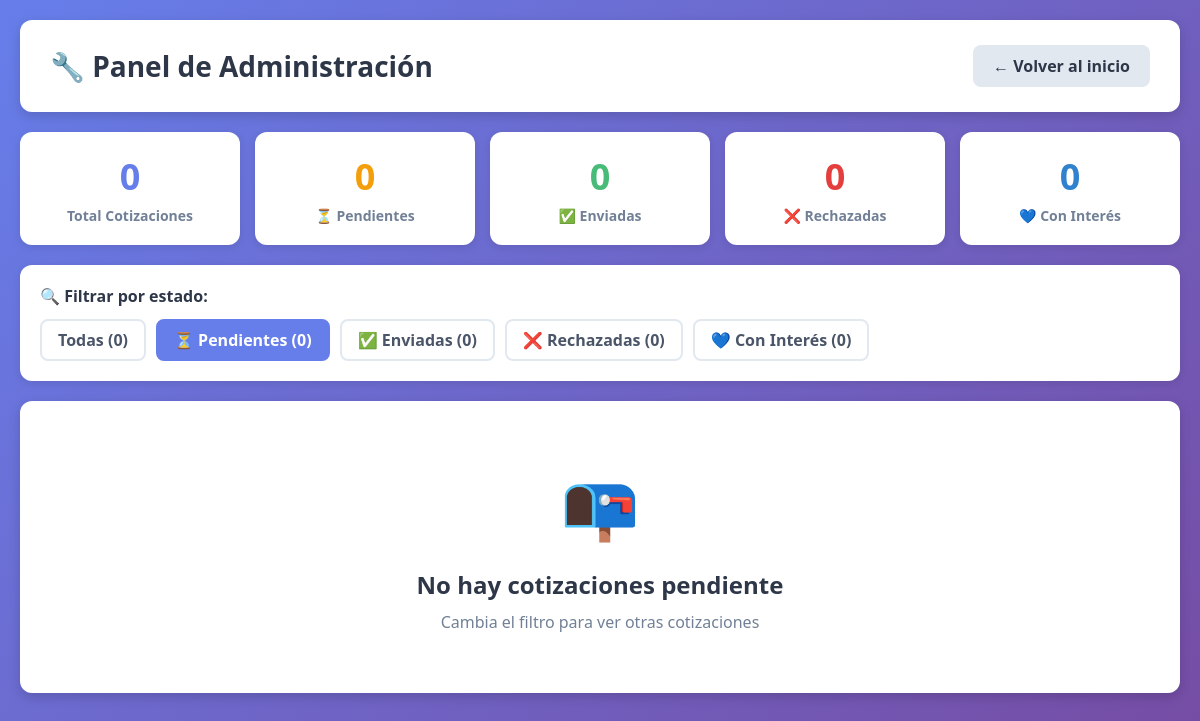
Page /vender/admin/cotizaciones/ (signed in) on the earlier database version.
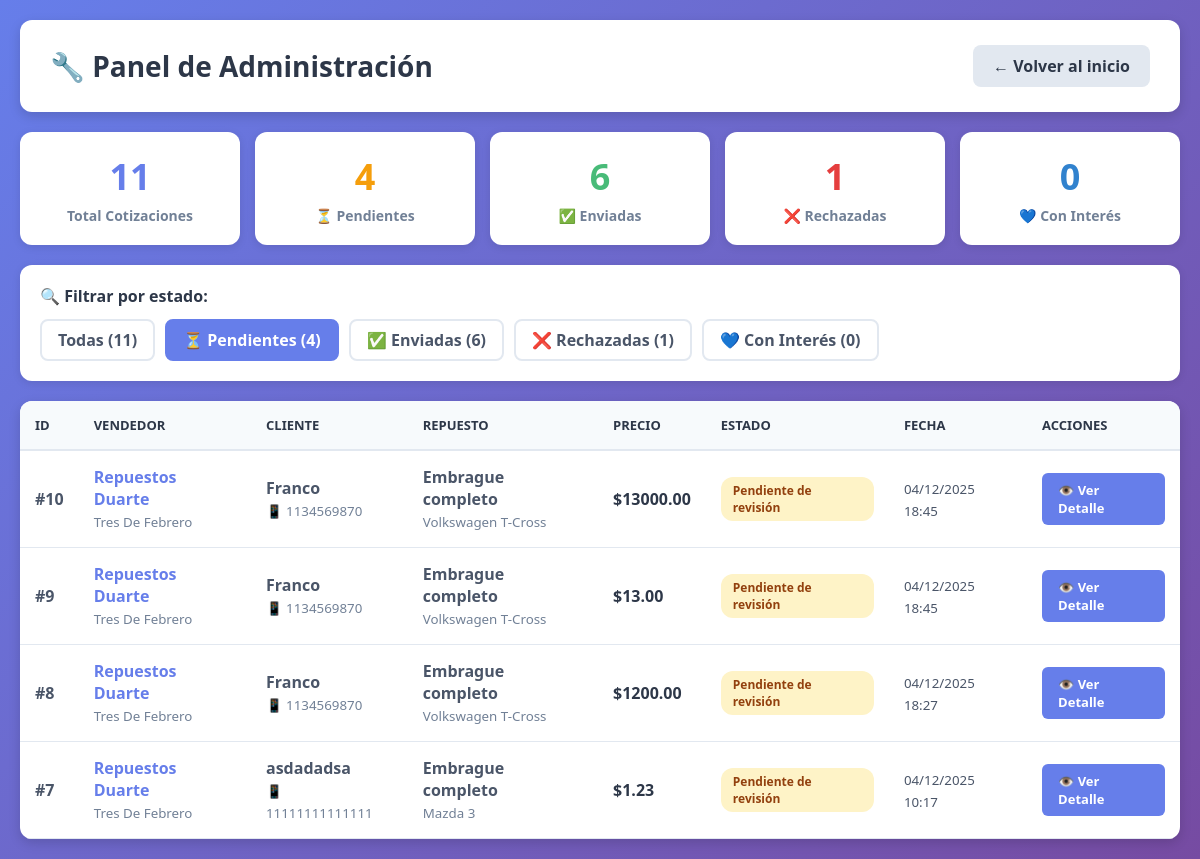
Same page on the later database version.
### core/models.py (models this page shows, shortened)
class Cotizacion(models.Model):
    ESTADOS = [
        ("pendiente", "Pendiente de revisión"),
        ("enviada", "Enviada al cliente"),
        ("rechazada", "Rechazada"),
        ("cliente_interesado", "Cliente interesado"),
    ]
    solicitud = models.ForeignKey(
        SolicitudCompra,
        on_delete=models.CASCADE,
        related_name="cotizaciones"
    )
    vendedor = models.ForeignKey(
        VendedorEmpresa,
        on_delete=models.CASCADE,
        related_name="cotizaciones"
    )
    precio = models.DecimalField(max_digits=12, decimal_places=2, verbose_name="Precio")
    comentarios = models.TextField(blank=True, verbose_name="Comentarios")
    estado = models.CharField(
        max_length=20,
        choices=ESTADOS,
        default="pendiente",
        verbose_name="Estado"
    )
    fecha_creacion = models.DateTimeField(auto_now_add=True)
    fecha_envio = models.DateTimeField(null=True, blank=True)
    class Meta:
        verbose_name = "Cotización"
        verbose_name_plural = "Cotizaciones"
        unique_together = ['solicitud', 'vendedor']
        ordering = ['-fecha_creacion']

class VendedorEmpresa(models.Model):
    user = models.OneToOneField(User, on_delete=models.CASCADE, related_name='vendedor_empresa')
    nombre_empresa = models.CharField(max_length=200, verbose_name="Nombre de la Empresa")
    cuit = models.CharField(max_length=13, verbose_name="CUIT", unique=True)
    telefono = models.CharField(max_length=20, verbose_name="Teléfono")
    direccion = models.CharField(max_length=300, verbose_name="Dirección")
    localidad = models.CharField(max_length=200, verbose_name="Localidad")
    provincia = models.CharField(max_length=200, verbose_name="Provincia")
    web_ig = models.CharField(max_length=200, verbose_name="Web/Instagram", blank=True)
    latitud = models.DecimalField(max_digits=10, decimal_places=7, verbose_name="Latitud", null=True, blank=True)
    longitud = models.DecimalField(max_digits=10, decimal_places=7, verbose_name="Longitud", null=True, blank=True)
    fecha_registro = models.DateTimeField(auto_now_add=True)
    activo = models.BooleanField(default=True)
    class Meta:
        verbose_name = "Vendedor Empresa"
        verbose_name_plural = "Vendedores Empresas"

class SolicitudCompra(models.Model):
    URGENCIA_CHOICES = [
        ('baja', 'Baja - Puedo esperar'),
        ('media', 'Media - Lo necesito pronto'),
        ('alta', 'Alta - Urgente'),
        ('super_alta', 'Super Alta - Muy Urgente (en hora)'),
    ]
    CATEGORIA_CHOICES = [
        ('motor', 'Motor'),
        ('transmision', 'Transmisión'),
        ('suspension', 'Suspensión'),
        ('frenos', 'Frenos'),
        ('electrico', 'Sistema Eléctrico'),
        ('carroceria', 'Carrocería'),
        ('interior', 'Interior'),
        ('otros', 'Otros'),
    ]
    marca_auto = models.CharField(max_length=100, verbose_name="Marca del Auto")
    modelo_auto = models.CharField(max_length=100, verbose_name="Modelo del Auto", blank=True)
    año_auto = models.IntegerField(verbose_name="Año del Auto", null=True, blank=True)
    nro_chasis = models.CharField(max_length=100, verbose_name="VIN/Número de Chasis", blank=True, default='')
    categoria_repuesto = models.CharField(max_length=50, choices=CATEGORIA_CHOICES, verbose_name="Categoría del Repuesto")
    repuesto_especifico = models.CharField(max_length=200, verbose_name="Repuesto Específico")
    descripcion_adicional = models.TextField(verbose_name="Descripción Adicional", blank=True)
    urgencia = models.CharField(max_length=20, choices=URGENCIA_CHOICES, verbose_name="Nivel de Urgencia")
    nombre = models.CharField(max_length=200, verbose_name="Nombre")
    celular = models.CharField(max_length=20, verbose_name="Celular", default='')
    localidad = models.CharField(max_length=200, verbose_name="Localidad", blank=True, default='')
    zona = models.CharField(max_length=200, verbose_name="Zona/Provincia", blank=True, default='')
    fecha_solicitud = models.DateTimeField(auto_now_add=True)
    activa = models.BooleanField(default=True)
    class Meta:
        verbose_name = "Solicitud de Compra"
        verbose_name_plural = "Solicitudes de Compra"
        ordering = ['-fecha_solicitud']

### quiero_vender/views.py (the view)
# urls.py: path('admin/cotizaciones/', views.admin_cotizaciones, name='admin_cotizaciones'),
@login_required(login_url='admin_login')  # ✅ Cambio: login_url apunta a admin_login
def admin_cotizaciones(request):
    if not request.user.is_superuser:
        messages.error(request, 'No tienes permisos de administrador')
        return redirect('admin_login')
    estado_filtro = request.GET.get('estado', 'pendiente')
    cotizaciones = Cotizacion.objects.select_related(
        'solicitud', 'vendedor', 'vendedor__user'
    ).all()
    if estado_filtro and estado_filtro != 'todas':
        cotizaciones = cotizaciones.filter(estado=estado_filtro)
    cotizaciones = cotizaciones.order_by('-fecha_creacion')
    contadores = {
        'total': Cotizacion.objects.count(),
        'pendiente': Cotizacion.objects.filter(estado='pendiente').count(),
        'enviada': Cotizacion.objects.filter(estado='enviada').count(),
        'rechazada': Cotizacion.objects.filter(estado='rechazada').count(),
        'cliente_interesado': Cotizacion.objects.filter(estado='cliente_interesado').count(),
    }
    context = {
        'cotizaciones': cotizaciones,
        'contadores': contadores,
        'estado_actual': estado_filtro,
        'estados_choices': Cotizacion.ESTADOS,
    }
    return render(request, 'admin_cotizaciones.html', context)

### quiero_vender/templates/admin_cotizaciones.html (shortened to what this page needs)
{% load static %}
<!DOCTYPE html>
<html lang="es">
<head>
</head>
<body>
    <div class="container">
        <div class="header">
            <h1>🔧 Panel de Administración</h1>
            <a href="{% url 'index' %}" class="btn-back">← Volver al inicio</a>
        </div>
        <div class="stats-container">
            <div class="stat-card">
                <div class="stat-number stat-total">{{ contadores.total }}</div>
                <div class="stat-label">Total Cotizaciones</div>
            </div>
            <div class="stat-card">
                <div class="stat-number stat-pendiente">{{ contadores.pendiente }}</div>
                <div class="stat-label">⏳ Pendientes</div>
            </div>
            <div class="stat-card">
                <div class="stat-number stat-enviada">{{ contadores.enviada }}</div>
                <div class="stat-label">✅ Enviadas</div>
            </div>
            <div class="stat-card">
                <div class="stat-number stat-rechazada">{{ contadores.rechazada }}</div>
                <div class="stat-label">❌ Rechazadas</div>
            </div>
            <div class="stat-card">
                <div class="stat-number stat-interesado">{{ contadores.cliente_interesado }}</div>
                <div class="stat-label">💙 Con Interés</div>
            </div>
        </div>
        <div class="filters">
            <h3>🔍 Filtrar por estado:</h3>
            <div class="filter-buttons">
                <a href="?estado=todas" class="filter-btn {% if estado_actual == 'todas' %}active{% endif %}">
                    Todas ({{ contadores.total }})
                </a>
                <a href="?estado=pendiente" class="filter-btn {% if estado_actual == 'pendiente' or not estado_actual %}active{% endif %}">
                    ⏳ Pendientes ({{ contadores.pendiente }})
                </a>
                <a href="?estado=enviada" class="filter-btn {% if estado_actual == 'enviada' %}active{% endif %}">
                    ✅ Enviadas ({{ contadores.enviada }})
                </a>
                <a href="?estado=rechazada" class="filter-btn {% if estado_actual == 'rechazada' %}active{% endif %}">
                    ❌ Rechazadas ({{ contadores.rechazada }})
                </a>
                <a href="?estado=cliente_interesado" class="filter-btn {% if estado_actual == 'cliente_interesado' %}active{% endif %}">
                    💙 Con Interés ({{ contadores.cliente_interesado }})
                </a>
            </div>
        </div>
        <div class="table-container">
            {% if cotizaciones %}
            <div class="table-wrapper">
                <table>
                    <thead>
                        <tr>
                            <th>ID</th>
                            <th>Vendedor</th>
                            <th>Cliente</th>
                            <th>Repuesto</th>
                            <th>Precio</th>
                            <th>Estado</th>
                            <th>Fecha</th>
                            <th>Acciones</th>
                        </tr>
                    </thead>
                    <tbody>
                        {% for cotizacion in cotizaciones %}
                        <tr>
                            <td><strong>#{{ cotizacion.id }}</strong></td>
                            <td>
                                <a href="{% url 'perfil_vendedor_admin' cotizacion.vendedor.id %}"
                                   style="color: #667eea; text-decoration: none; font-weight: 600;">
                                    {{ cotizacion.vendedor.nombre_empresa }}
                                </a>
                                <br>
                                <small style="color: #718096;">{{ cotizacion.vendedor.localidad }}</small>
                            </td>
                            <td>
                                <strong>{{ cotizacion.solicitud.nombre }}</strong><br>
                                <small style="color: #718096;">📱 {{ cotizacion.solicitud.celular }}</small>
                            </td>
                            <td>
                                <strong>{{ cotizacion.solicitud.repuesto_especifico }}</strong><br>
                                <small style="color: #718096;">
                                    {{ cotizacion.solicitud.marca_auto }} {{ cotizacion.solicitud.modelo_auto }}
                                </small>
                            </td>
                            <td>
                                <strong style="color: #2d3748; font-size: 16px;">${{ cotizacion.precio }}</strong>
                            </td>
                            <td>
                                <span class="badge badge-{{ cotizacion.estado }}">
                                    {{ cotizacion.get_estado_display }}
                                </span>
                            </td>
                            <td>
                                <small>{{ cotizacion.fecha_creacion|date:"d/m/Y H:i" }}</small>
                            </td>
                            <td>
                                <a href="{% url 'detalle_cotizacion' cotizacion.id %}"
                                   class="btn-action btn-primary">
                                    👁️ Ver Detalle
                                </a>
                            </td>
                        </tr>
                        {% endfor %}
                    </tbody>
                </table>
            </div>
            {% else %}
            <div class="empty-state">
                <div class="empty-state-icon">📭</div>
                <h3>No hay cotizaciones {{ estado_actual|default:"pendientes" }}</h3>
                <p>Cambia el filtro para ver otras cotizaciones</p>
            </div>
            {% endif %}
        </div>
    </div>
</body>
</html>

### quiero_vender/templates/admin_cotizaciones.html (style rules this page uses)
* { margin: 0; padding: 0; box-sizing: border-box; }
body { font-family: 'Segoe UI', Tahoma, Geneva, Verdana, sans-serif; background: linear-gradient(135deg, #667eea 0%, #764ba2 100%); min-height: 100vh; padding: 20px; }
.container { max-width: 1400px; margin: 0 auto; }
.header { background: white; padding: 25px 30px; border-radius: 12px; margin-bottom: 20px; box-shadow: 0 4px 12px rgba(0,0,0,0.15); display: flex; justify-content: space-between; align-items: center; }
.header h1 { font-size: 28px; color: #2d3748; display: flex; align-items: center; gap: 10px; }
.btn-back { padding: 10px 20px; background: #e2e8f0; color: #2d3748; text-decoration: none; border-radius: 8px; font-weight: 600; transition: all 0.3s; }
.stats-container { display: grid; grid-template-columns: repeat(auto-fit, minmax(200px, 1fr)); gap: 15px; margin-bottom: 20px; }
.stat-card { background: white; padding: 20px; border-radius: 12px; box-shadow: 0 2px 8px rgba(0,0,0,0.1); text-align: center; transition: transform 0.3s; }
.stat-number { font-size: 36px; font-weight: 700; margin-bottom: 5px; }
.stat-label { font-size: 14px; color: #718096; font-weight: 600; }
.stat-total { color: #667eea; }
.stat-pendiente { color: #f59e0b; }
.stat-enviada { color: #48bb78; }
.stat-rechazada { color: #e53e3e; }
.stat-interesado { color: #3182ce; }
.filters { background: white; padding: 20px; border-radius: 12px; margin-bottom: 20px; box-shadow: 0 2px 8px rgba(0,0,0,0.1); }
.filters h3 { font-size: 16px; margin-bottom: 12px; color: #2d3748; }
.filter-buttons { display: flex; gap: 10px; flex-wrap: wrap; }
.filter-btn { padding: 8px 16px; border: 2px solid #e2e8f0; background: white; border-radius: 8px; cursor: pointer; font-weight: 600; transition: all 0.3s; text-decoration: none; color: #4a5568; }
.filter-btn.active { background: #667eea; color: white; border-color: #667eea; }
.table-container { background: white; border-radius: 12px; box-shadow: 0 4px 12px rgba(0,0,0,0.15); overflow: hidden; }
.table-wrapper { overflow-x: auto; }
table { width: 100%; border-collapse: collapse; }
thead { background: #f7fafc; }
th { padding: 15px; text-align: left; font-weight: 700; color: #2d3748; border-bottom: 2px solid #e2e8f0; font-size: 13px; text-transform: uppercase; }
td { padding: 15px; border-bottom: 1px solid #e2e8f0; color: #4a5568; }
.badge { padding: 5px 12px; border-radius: 12px; font-size: 12px; font-weight: 600; display: inline-block; }
.badge-pendiente { background: #fef3c7; color: #92400e; }
.btn-action { padding: 8px 16px; border: none; border-radius: 6px; cursor: pointer; font-weight: 600; transition: all 0.3s; text-decoration: none; display: inline-block; font-size: 13px; }
.btn-primary { background: #667eea; color: white; }

Differences in the rows shown:
added Cotizacion: id "10", vendedor.nombre_empresa "Repuestos Duarte", vendedor.localidad "Tres De Febrero", solicitud.nombre "Franco", solicitud.celular "1134569870", solicitud.repuesto_especifico "Embrague completo", solicitud.marca_auto "Volkswagen", solicitud.modelo_auto "T-Cross", precio "13000.00", estado "Pendiente de revisión", fecha_creacion "04/12/2025 18:45"
added Cotizacion: id "9", vendedor.nombre_empresa "Repuestos Duarte", vendedor.localidad "Tres De Febrero", solicitud.nombre "Franco", solicitud.celular "1134569870", solicitud.repuesto_especifico "Embrague completo", solicitud.marca_auto "Volkswagen", solicitud.modelo_auto "T-Cross", precio "13.00", estado "Pendiente de revisión", fecha_creacion "04/12/2025 18:45"
added Cotizacion: id "8", vendedor.nombre_empresa "Repuestos Duarte", vendedor.localidad "Tres De Febrero", solicitud.nombre "Franco", solicitud.celular "1134569870", solicitud.repuesto_especifico "Embrague completo", solicitud.marca_auto "Volkswagen", solicitud.modelo_auto "T-Cross", precio "1200.00", estado "Pendiente de revisión", fecha_creacion "04/12/2025 18:27"
added Cotizacion: id "7", vendedor.nombre_empresa "Repuestos Duarte", vendedor.localidad "Tres De Febrero", solicitud.nombre "asdadadsa", solicitud.celular "11111111111111", solicitud.repuesto_especifico "Embrague completo", solicitud.marca_auto "Mazda", solicitud.modelo_auto "3", precio "1.23", estado "Pendiente de revisión", fecha_creacion "04/12/2025 10:17"
Other differences:
{{ contadores.total }}: "0" → "11"
{{ contadores.pendiente }}: "0" → "4"
{{ contadores.enviada }}: "0" → "6"
{{ contadores.rechazada }}: "0" → "1"
{{ estado_actual|default:"pendientes" }}: "pendiente" → (not shown)
text no longer shown: "📭 No hay cotizaciones Cambia el filtro para ver otras cotizaciones"
text now shown: "ID VENDEDOR CLIENTE REPUESTO PRECIO ESTADO FECHA ACCIONES"
